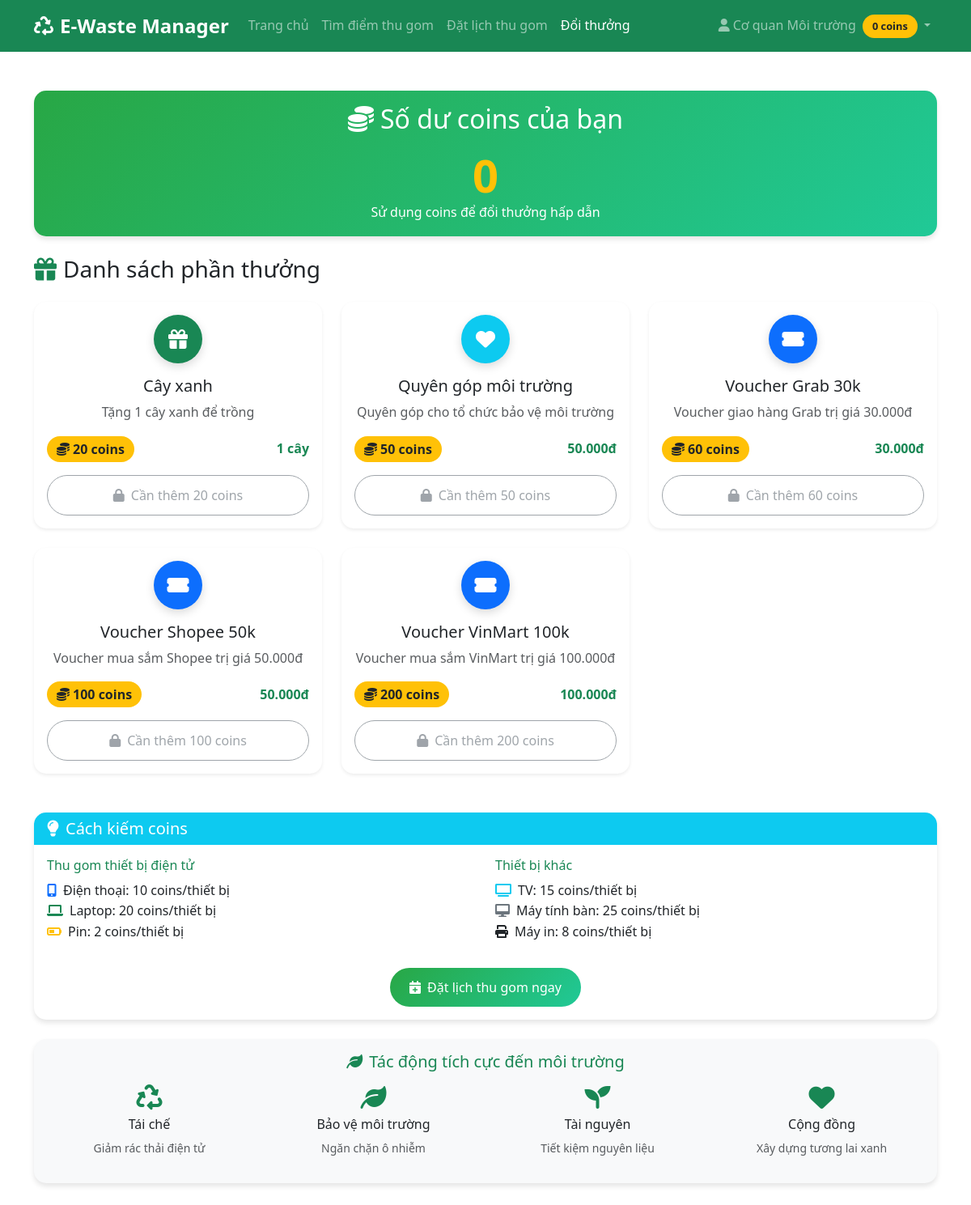
Page /rewards.php (signed in) on the committed database.
### tables this page shows
CREATE TABLE users (
    id INT PRIMARY KEY AUTO_INCREMENT,
    name VARCHAR(100) NOT NULL,
    email VARCHAR(100) UNIQUE NOT NULL,
    password VARCHAR(255) NOT NULL,
    phone VARCHAR(20),
    address TEXT,
    coins INT DEFAULT 0,
    role ENUM('user', 'shipper', 'admin') DEFAULT 'user',
    status ENUM('active', 'inactive') DEFAULT 'active',
    created_at TIMESTAMP DEFAULT CURRENT_TIMESTAMP,
    updated_at TIMESTAMP DEFAULT CURRENT_TIMESTAMP ON UPDATE CURRENT_TIMESTAMP
);

CREATE TABLE rewards (
    id INT PRIMARY KEY AUTO_INCREMENT,
    name VARCHAR(100) NOT NULL,
    description TEXT,
    coins_required INT NOT NULL,
    reward_type ENUM('voucher', 'product', 'donation') NOT NULL,
    value VARCHAR(100),
    image_url VARCHAR(255),
    status ENUM('active', 'inactive') DEFAULT 'active',
    created_at TIMESTAMP DEFAULT CURRENT_TIMESTAMP
);

### config/database.php (called while the page is built, shortened)
<?php
class Database {
    private $connection;
    public function __construct() {
        try {
            $this->connection = new PDO(
                "mysql:host=" . DB_HOST . ";port=3307;dbname=" . DB_NAME . ";charset=utf8mb4",
                DB_USER,
                DB_PASS,
                [
                    PDO::ATTR_ERRMODE => PDO::ERRMODE_EXCEPTION,
                    PDO::ATTR_DEFAULT_FETCH_MODE => PDO::FETCH_ASSOC,
                    PDO::ATTR_EMULATE_PREPARES => false
                ]
            );
        } catch (PDOException $e) {
            die("Database connection failed: " . $e->getMessage());
        }
    }
    public function query($sql, $params = []) {
        $stmt = $this->connection->prepare($sql);
        $stmt->execute($params);
        return $stmt;
    }
    public function fetch($sql, $params = []) {
        return $this->query($sql, $params)->fetch();
    }
    public function fetchAll($sql, $params = []) {
        return $this->query($sql, $params)->fetchAll();
    }
}
$db = new Database();
?>

### includes/functions.php (called while the page is built, shortened)
<?php
require_once 'config/database.php';
function getUserById($userId) {
    global $db;
    return $db->fetch("SELECT * FROM users WHERE id = ?", [$userId]);
}
function getRewards() {
    global $db;
    return $db->fetchAll("SELECT * FROM rewards WHERE status = 'active' ORDER BY coins_required ASC");
}
?>

### rewards.php (the view, shortened to what this page needs)
<?php
require_once 'config/database.php';
require_once 'includes/functions.php';
$user = getUserById($_SESSION['user_id']);
$rewards = getRewards();
?>
<!DOCTYPE html>
<html lang="vi">
<head>
    <link href="https://cdn.jsdelivr.net/npm/bootstrap@5.3.0/dist/css/bootstrap.min.css" rel="stylesheet">
    <link href="https://cdnjs.cloudflare.com/ajax/libs/font-awesome/6.0.0/css/all.min.css" rel="stylesheet">
    <link href="assets/css/style.css" rel="stylesheet">
</head>
<body>
    <nav class="navbar navbar-expand-lg navbar-dark bg-success">
        <div class="container">
            <a class="navbar-brand" href="index.php">
                <i class="fas fa-recycle me-2"></i>E-Waste Manager
            </a>
            <div class="collapse navbar-collapse" id="navbarNav">
                <ul class="navbar-nav me-auto">
                    <li class="nav-item">
                        <a class="nav-link" href="index.php">Trang chủ</a>
                    </li>
                    <li class="nav-item">
                        <a class="nav-link" href="map.php">Tìm điểm thu gom</a>
                    </li>
                    <li class="nav-item">
                        <a class="nav-link" href="booking.php">Đặt lịch thu gom</a>
                    </li>
                    <li class="nav-item">
                        <a class="nav-link active" href="rewards.php">Đổi thưởng</a>
                    </li>
                </ul>
                <ul class="navbar-nav">
                    <li class="nav-item dropdown">
                        <a class="nav-link dropdown-toggle" href="#" role="button" data-bs-toggle="dropdown">
                            <i class="fas fa-user me-1"></i><?php echo htmlspecialchars($user['name']); ?>
                            <span class="badge bg-warning text-dark ms-1"><?php echo $user['coins']; ?> coins</span>
                        </a>
                    </li>
                </ul>
            </div>
        </div>
    </nav>
    <div class="container py-5">
        <div class="row mb-4">
            <div class="col-12">
                <div class="card bg-gradient-primary text-white">
                    <div class="card-body text-center">
                        <h2 class="mb-3">
                            <i class="fas fa-coins me-2"></i>Số dư coins của bạn
                        </h2>
                        <div class="display-4 fw-bold text-warning"><?php echo number_format($user['coins']); ?></div>
                        <p class="mb-0">Sử dụng coins để đổi thưởng hấp dẫn</p>
                    </div>
                </div>
            </div>
        </div>
        <div class="row">
            <div class="col-12">
                <h3 class="mb-4">
                    <i class="fas fa-gift text-success me-2"></i>Danh sách phần thưởng
                </h3>
            </div>
        </div>
        <div class="row g-4">
            <?php foreach ($rewards as $reward): ?>
            <div class="col-md-6 col-lg-4">
                <div class="card h-100 shadow-sm">
                    <div class="card-body d-flex flex-column">
                        <div class="text-center mb-3">
                            <div class="reward-icon bg-<?php echo $reward['reward_type'] === 'voucher' ? 'primary' : ($reward['reward_type'] === 'product' ? 'success' : 'info'); ?> text-white rounded-circle mx-auto mb-3">
                                <?php if ($reward['reward_type'] === 'voucher'): ?>
                                    <i class="fas fa-ticket-alt"></i>
                                <?php elseif ($reward['reward_type'] === 'product'): ?>
                                    <i class="fas fa-gift"></i>
                                <?php else: ?>
                                    <i class="fas fa-heart"></i>
                                <?php endif; ?>
                            </div>
                            <h5 class="card-title"><?php echo htmlspecialchars($reward['name']); ?></h5>
                            <p class="card-text text-muted"><?php echo htmlspecialchars($reward['description']); ?></p>
                        </div>
                        <div class="mt-auto">
                            <div class="d-flex justify-content-between align-items-center mb-3">
                                <span class="badge bg-warning text-dark fs-6">
                                    <i class="fas fa-coins me-1"></i><?php echo $reward['coins_required']; ?> coins
                                </span>
                                <span class="text-success fw-bold"><?php echo htmlspecialchars($reward['value']); ?></span>
                            </div>
                            <?php if ($user['coins'] >= $reward['coins_required']): ?>
                            <form method="POST" class="d-grid">
                                <input type="hidden" name="reward_id" value="<?php echo $reward['id']; ?>">
                                <button type="submit" name="redeem_reward" class="btn btn-success">
                                    <i class="fas fa-exchange-alt me-2"></i>Đổi ngay
                                </button>
                            </form>
                            <?php else: ?>
                            <button class="btn btn-outline-secondary w-100" disabled>
                                <i class="fas fa-lock me-2"></i>Cần thêm <?php echo $reward['coins_required'] - $user['coins']; ?> coins
                            </button>
                            <?php endif; ?>
                        </div>
                    </div>
                </div>
            </div>
            <?php endforeach; ?>
        </div>
        <div class="row mt-5">
            <div class="col-12">
                <div class="card">
                    <div class="card-header bg-info text-white">
                        <h5 class="mb-0">
                            <i class="fas fa-lightbulb me-2"></i>Cách kiếm coins
                        </h5>
                    </div>
                    <div class="card-body">
                        <div class="row">
                            <div class="col-md-6">
                                <h6 class="text-success">Thu gom thiết bị điện tử</h6>
                                <ul class="list-unstyled">
                                    <li><i class="fas fa-mobile-alt text-primary me-2"></i>Điện thoại: 10 coins/thiết bị</li>
                                    <li><i class="fas fa-laptop text-success me-2"></i>Laptop: 20 coins/thiết bị</li>
                                    <li><i class="fas fa-battery-half text-warning me-2"></i>Pin: 2 coins/thiết bị</li>
                                </ul>
                            </div>
                            <div class="col-md-6">
                                <h6 class="text-success">Thiết bị khác</h6>
                                <ul class="list-unstyled">
                                    <li><i class="fas fa-tv text-info me-2"></i>TV: 15 coins/thiết bị</li>
                                    <li><i class="fas fa-desktop text-secondary me-2"></i>Máy tính bàn: 25 coins/thiết bị</li>
                                    <li><i class="fas fa-print text-dark me-2"></i>Máy in: 8 coins/thiết bị</li>
                                </ul>
                            </div>
                        </div>
                        <div class="text-center mt-3">
                            <a href="booking.php" class="btn btn-success">
                                <i class="fas fa-calendar-plus me-2"></i>Đặt lịch thu gom ngay
                            </a>
                        </div>
                    </div>
                </div>
            </div>
        </div>
        <div class="row mt-4">
            <div class="col-12">
                <div class="card bg-light">
                    <div class="card-body text-center">
                        <h5 class="text-success mb-3">
                            <i class="fas fa-leaf me-2"></i>Tác động tích cực đến môi trường
                        </h5>
                        <div class="row">
                            <div class="col-md-3">
                                <div class="text-center">
                                    <i class="fas fa-recycle fa-2x text-success mb-2"></i>
                                    <h6>Tái chế</h6>
                                    <p class="small text-muted">Giảm rác thải điện tử</p>
                                </div>
                            </div>
                            <div class="col-md-3">
                                <div class="text-center">
                                    <i class="fas fa-leaf fa-2x text-success mb-2"></i>
                                    <h6>Bảo vệ môi trường</h6>
                                    <p class="small text-muted">Ngăn chặn ô nhiễm</p>
                                </div>
                            </div>
                            <div class="col-md-3">
                                <div class="text-center">
                                    <i class="fas fa-seedling fa-2x text-success mb-2"></i>
                                    <h6>Tài nguyên</h6>
                                    <p class="small text-muted">Tiết kiệm nguyên liệu</p>
                                </div>
                            </div>
                            <div class="col-md-3">
                                <div class="text-center">
                                    <i class="fas fa-heart fa-2x text-success mb-2"></i>
                                    <h6>Cộng đồng</h6>
                                    <p class="small text-muted">Xây dựng tương lai xanh</p>
                                </div>
                            </div>
                        </div>
                    </div>
                </div>
            </div>
        </div>
    </div>
</body>
</html>

### assets/css/style.css (style rules this page uses)
:root { --primary-color: #28a745; --secondary-color: #6c757d; --success-color: #28a745; --info-color: #17a2b8; --warning-color: #ffc107; --danger-color: #dc3545; --light-color: #f8f9fa; --dark-color: #343a40; }
body { font-family: 'Segoe UI', Tahoma, Geneva, Verdana, sans-serif; line-height: 1.6; }
.bg-gradient-primary { background: linear-gradient(135deg, #28a745, #20c997); }
.navbar-brand { font-weight: 700; font-size: 1.5rem; }
.navbar-nav .nav-link { font-weight: 500; transition: color 0.3s ease; }
.card { border: none; border-radius: 15px; box-shadow: 0 4px 6px rgba(0, 0, 0, 0.1); transition: transform 0.3s ease, box-shadow 0.3s ease; }
.card-header { border-radius: 15px 15px 0 0 !important; border-bottom: none; font-weight: 600; }
.btn { border-radius: 25px; font-weight: 500; padding: 0.75rem 1.5rem; transition: all 0.3s ease; }
.btn-success { background: linear-gradient(135deg, #28a745, #20c997); border: none; }
.badge { font-size: 0.8rem; padding: 0.5rem 0.75rem; border-radius: 20px; }
.reward-icon { width: 80px; height: 80px; display: flex; align-items: center; justify-content: center; font-size: 2rem; margin: 0 auto; border-radius: 50%; box-shadow: 0 4px 12px rgba(0, 0, 0, 0.15); }

### rewards.php (style rules this page uses)
.reward-icon { width: 60px; height: 60px; display: flex; align-items: center; justify-content: center; font-size: 24px; }
.bg-gradient-primary { background: linear-gradient(135deg, #28a745, #20c997); }

### rows in the picture
users: name "Cơ quan Môi trường", coins "0"
rewards: reward_type "product" (drawn), name "Cây xanh", description "Tặng 1 cây xanh để trồng", coins_required "20", value "1 cây", $reward['coins_required']-$user['coins'] "20"
rewards: reward_type "donation" (drawn), name "Quyên góp môi trường", description "Quyên góp cho tổ chức bảo vệ môi trường", coins_required "50", value "50.000đ", $reward['coins_required']-$user['coins'] "50"
rewards: reward_type "voucher" (drawn), name "Voucher Grab 30k", description "Voucher giao hàng Grab trị giá 30.000đ", coins_required "60", value "30.000đ", $reward['coins_required']-$user['coins'] "60"
rewards: reward_type "voucher" (drawn), name "Voucher Shopee 50k", description "Voucher mua sắm Shopee trị giá 50.000đ", coins_required "100", value "50.000đ", $reward['coins_required']-$user['coins'] "100"
rewards: reward_type "voucher" (drawn), name "Voucher VinMart 100k", description "Voucher mua sắm VinMart trị giá 100.000đ", coins_required "200", value "100.000đ", $reward['coins_required']-$user['coins'] "200"
